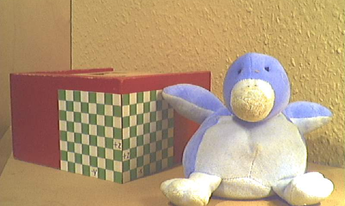
%> input picture Homework 1/attachments/view1.jpg (cropped and resized to the size of MATLAB's example picture), 345 x 206 px, given in place of autumn.tif, which was not available
$ octave --eval "e1_jonas_vanOenen_harm_manders;"   (GNU Octave 9; MATLAB toolbox functions it lacks are replaced by stand-ins)
%> lines starting %> are read from the running program, lines starting %| are printed output that depends on the picture; pictures that were not available may be replaced by others from this repository, and a replacement may not be noted
### Homework 1/pixelValue1D.m
function color = pixelValue1D( image , x, y, method )
    % pixel value at real coordinates
    if inImage ( size ( image ) ,x , y )
        % do the interpolation
        switch ( method )
            case 'nearest'
                % Do nearest neighbour
                color = image(floor(x+0.5),floor(y+0.5));
                return ;
            case 'linear'
                % Do bilinear interpolation
                k = floor(x);
                k1 = k+1;

                l = floor(y);
                l1 = l+1;

                a = x - k;
                b = y - l;

                color = (1-a)*(1-b)*image(k,l) + (1-a)*b*image(k,l1) + a*b*image(k1,l1) + a*(1-b)*image(k1,l);
         end %end switch
    else
        % return a constant
        color = 0;
        return ;
    end
end

### Homework 1/inImage.m
function bool = inImage(sizeImage, x, y)
    if (sizeImage(1) >= x && sizeImage(2) >= y && x > 1 && y > 1)
        bool = true;
        return;
    else
        bool = false;
        return;
    end
end

### Homework 1/e1_jonas_vanOenen_harm_manders.m
function e1_jonas_vanOenen_harm_manders()
    %% Exercise 1
    % Team: Jonas van Oenen(10670947), Harm Manders(10677186)
    % Group C

    %% Question 2
      a = imread ( 'autumn.tif' );
%> a is the input picture: size 206x345x3 uint8; mean R, G, B 178.8, 153, 119.7
      a = im2double ( rgb2gray ( a ) );
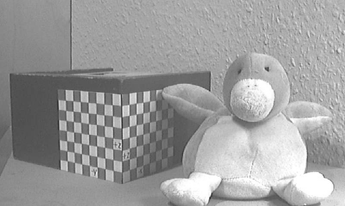
%> a: size 206x345 double; min 0.18, max 1, mean 0.616

      subplot(2,3,1)
      hold on;
      plot ( profile ( a , 100 , 100 , 120 , 120 , 200 , 'linear') , 'b' );
%> the loop in profile, `for i = 1: length ( x )` made 200 passes
%> color in pixelValue1D on passes 1 to 3: 0.733, 0.734, 0.734
%> after the loop in profile, `for i = 1: length ( x )`: line = 200 values, max 0.781 at index 61, min 0.35 at index 141, mean 0.65
      plot ( profile ( a , 100 , 100 , 120 , 120 , 200 , 'nearest') , 'r' );
%> the loop in profile (call 2), `for i = 1: length ( x )` made 200 passes
      hold off;
      title('Question 2')
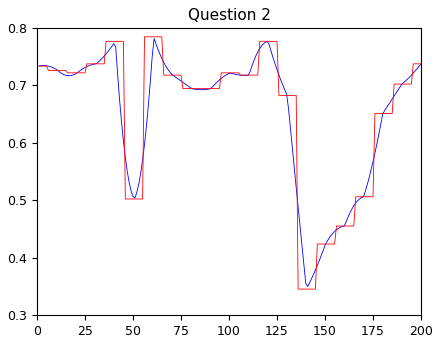
%> figure redrawn from the program's plot data; curve peaks at x = 61, y = 0.781; curve peaks at x = 56, y = 0.784

    %% Question 3.1.1 + 3.1.2 + 3.1.3
     a = imread('cameraman.tif');
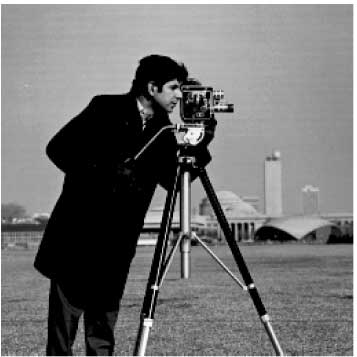
%> input picture Homework 1/attachments/cameraman.jpg, 357 x 357 px, given in place of cameraman.tif, which was not available
%> a is the input picture: size 357x357x3 uint8; min 0, max 255, mean 115.4
     a = im2double(a);
%> a: size 357x357x3 double
     degrees = 30; % in degrees
%> the run ends on the next line
     angle = degtorad(degrees);
% [82 lines not run here, left out]
function distance = calculateDist(image, original)
    diff = (original - image).^2;
    distance = sum(diff(:));

end

function line = profile ( image , x0 , y0 , x1 , y1 , n , method )
    % profile of an image along straight line in n points
    x = linspace ( x0 , x1 , n );
    y = linspace ( y0 , y1 , n );
    for i = 1: length ( x )
        line ( i ) = pixelValue1D ( image , x ( i ) , y ( i ) , method );
    end
end
